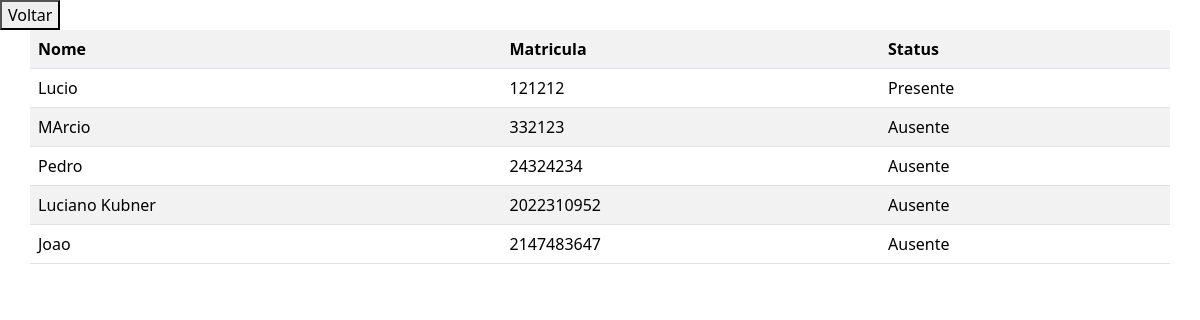
/crud/crud_presenca/listar.php?id_disciplinas=15&id_turma=110 (signed in), run on the app's committed database.
### tables this page shows
CREATE TABLE IF NOT EXISTS `aluno` (
  `matricula` int NOT NULL AUTO_INCREMENT,
  `nome` varchar(255) NOT NULL,
  `turma` int NOT NULL,
  PRIMARY KEY (`matricula`)
);

### crud/crud_presenca/listar.php (the view, shortened to what this page needs)
<?php
include('../../conecta.php');
$id_disciplinas = $_GET['id_disciplinas'];
$id_turma = $_GET['id_turma'];
$data = new DateTime('now');
$agora = $data->format('Y-m-d');
$sql = "SELECT DISTINCT matricula, nome, presenca FROM aluno
LEFT JOIN presenca ON (presenca.fk_aluno_matricula = aluno.matricula) and (date (presenca.hr_batida) = '$agora')
INNER JOIN turma ON turma.id_turma = aluno.turma
INNER JOIN horario ON horario.fk_turma_id_turma = turma.id_turma
WHERE horario.fk_disciplina_id_disciplina = $id_disciplinas AND horario.fk_turma_id_turma = $id_turma
";
$result = mysqli_query($conexao, $sql);
echo "<link rel='stylesheet' href='../../css/bootstrap.min.css'>";
echo '<table class="container table table-white table-striped">
<tr>
<th scope="col">Nome</th>
<th scope="col">Matricula</th>
<th scope="col">Status</th>
</tr>';
while ($dados = mysqli_fetch_assoc($result)) {
    echo '<tr>';
    echo '<td>' . $dados['nome'] . '</td>';
    echo '<td>' . $dados['matricula'] . '</td>';
    if ($dados['presenca'] == 1) {
        echo '<td>' . 'Presente' . '</td>';
    }
    if ($dados['presenca'] != 1) {
        echo '<td>' .
        'Ausente'
        . '</td>';
    }
    echo '</tr>';
}
echo '<a href="../../QRcode/index.php"><button>Voltar</button></class=a>';
?>

### data on the page
aluno: nome "Lucio", matricula "121212", shows "Presente"
aluno: nome "MArcio", matricula "332123", shows "Ausente"
aluno: nome "Pedro", matricula "24324234", shows "Ausente"
aluno: nome "Luciano Kubner", matricula "2022310952", shows "Ausente"
aluno: nome "Joao", matricula "2147483647", shows "Ausente"
